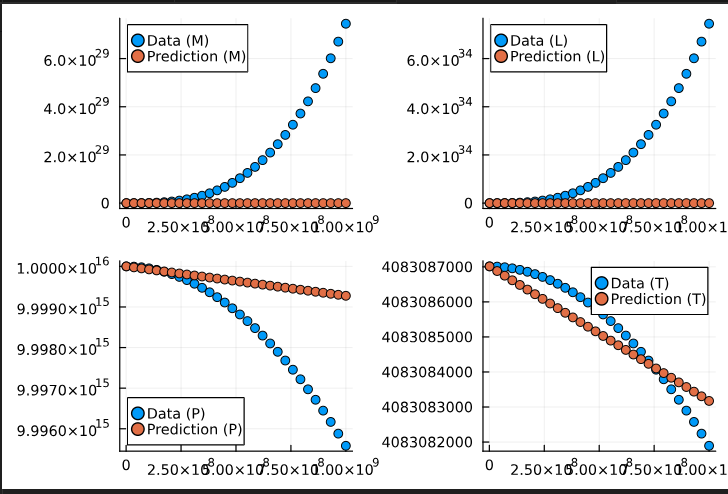

The Julia source for this figure:
using ComponentArrays, Lux, DiffEqFlux, OrdinaryDiffEq, Optimization, OptimizationOptimJL,
    OptimizationOptimisers, Random, Plots

# Defining and plotting the ODE

# Constants
G = 6.674e-11      # Gravitational constant (m³ kg⁻¹ s⁻²)
c = 3.0e8          # Speed of light (m/s)
a = 7.56e-16       # Radiation constant (J m⁻³ K⁻⁴)
pi = 3.1416

# Polytropic equation parameters
n = 3  # Polytropic index (n = 3 for a Sun-like star)
K = 1.0e13  # Polytropic constant (varies by star type)

# Opacity (assuming as constant)
kappa = 0.2  # Opacity (m²/kg)

# Function to get density from pressure using polytropic equation of state
function density(P)
    return (P / K)^(n / (n + 1))  # rho = (P/K)^(n/(n+1))
end

# Function to estimate temperature from pressure (ideal gas approximation)
function compute_temperature(P, rho)
    μ = 0.6  # Mean molecular weight (for Sun-like star)
    k_B = 1.38e-23  # Boltzmann constant (J/K)
    m_H = 1.67e-27  # Proton mass (kg)
    return (P * μ * m_H) / (rho * k_B)  # T = P / (ρ R), with R = k_B / (μ m_H)
end

# Initial conditions (at center r=0)
P_c = 1.0e16  # Initial pressure
rho_c = density(P_c)  # Computing initial density
T_c = compute_temperature(P_c, rho_c)  # Computing initial temperature
M0 = 0.0      # Initial Mass
L0 = 1.0e26   # Initial luminosity 

u0 = [M0, L0, P_c, T_c]  # Initial conditions [M, L, P, T]

datasize = 30
r_span = (1e6, 1e9) # Starting from a small nonzero radius else for 0, solver step crashes
r_steps = range(r_span[1], r_span[2]; length = datasize)  # Discretization

# Define the true stellar structure ODE function to generate training data
function trueODEfunc(du, u, p, r)
    M, L, P, T = u  
    rho = density(P)  
    
    # Mass Continuity Equation
    du[1] = 4 * pi * r^2 * rho  # dM/dr

    # Energy Generation Equation (assuming epsilon as a constant)
    epsilon = 1.0e5  # J/kg/s
    du[2] = 4 * pi * r^2 * rho * epsilon  # dL/dr

    # Hydrostatic Equilibrium Equation
    du[3] = - (G * M * rho) / r^2  # dP/dr

    #  Energy Transport (Radiative Transfer Equation)
    du[4] = - (3 * kappa * rho * L) / (16 * pi * a * c * r^2 * T^3)  # dT/dr
end

prob_trueode = ODEProblem(trueODEfunc, u0, r_span)

ode_data = Array(solve(prob_trueode, Rosenbrock23(), reltol=1e-4, abstol=1e-4, saveat=r_steps))


p1 = plot(ode_data[1, :], title="Mass vs Steps", label="M", xlabel="Steps", ylabel="Mass")
p2 = plot(ode_data[2, :], title="Luminosity vs Steps", label="L", xlabel="Steps", ylabel="Luminosity")
p3 = plot(ode_data[3, :], title="Pressure vs Steps", label="P", xlabel="Steps", ylabel="Pressure")
p4 = plot(ode_data[4, :], title="Temperature vs Steps", label="T", xlabel="Steps", ylabel="Temperature")

plot(p1, p2, p3, p4, layout=(2, 2), size=(1200, 800))

# Define New Neural ODE model
rng = Random.default_rng()
dudt2 = Lux.Chain(Lux.Dense(4, 50, tanh), Lux.Dense(50, 4)) # 4 i/p, o/p since 4 variables M, L, P, T
# dudt2 = Lux.Chain(Lux.Dense(4, 50, swish), Lux.Dense(50, 50, swish), Lux.Dense(50, 4))

p, st = Lux.setup(rng, dudt2)
prob_neuralode = NeuralODE(dudt2, r_span, Rosenbrock23(); saveat = r_steps)

# Define Prediction function
function predict_neuralode(p)
    Array(prob_neuralode(u0, p, st)[1])
end

# # Define loss function
# function loss_neuralode(p)
#     pred = predict_neuralode(p)
#     pred_norm = (pred .- data_mean) ./ data_std  # Normalize predictions
#     loss = sum(abs2, ode_data_norm .- pred_norm) / length(ode_data)
#     return loss, pred
# end

function loss_neuralode(p)
    pred = predict_neuralode(p)

    # Avoid division by zero by adding a small epsilon
    epsilon = 1e-8
    norm_factors = [maximum(abs, ode_data[i, :]) + epsilon for i in 1:4]

    # Compute relative loss
    loss = sum(sum(abs2, (ode_data[i, :] .- pred[i, :]) ./ norm_factors[i]) for i in 1:4) / length(r_steps)

    return loss, pred
end

using Zygote
using LinearAlgebra 
# Callback for training visualization
callback = function (p, l, pred; doplot=true)
    grad = Zygote.gradient(x -> loss_neuralode(x)[1], p)[1]  # Compute gradient
    grad_norm = norm(grad)  # Compute norm of gradient
    println("Loss: ", l, " | Grad Norm: ", grad_norm)
    if doplot
        plt1 = scatter(r_steps, ode_data[1, :]; label="Data (M)")
        scatter!(plt1, r_steps, pred[1, :]; label="Prediction (M)")
        plt2 = scatter(r_steps, ode_data[2, :]; label="Data (L)")
        scatter!(plt2, r_steps, pred[2, :]; label="Prediction (L)")
        plt3 = scatter(r_steps, ode_data[3, :]; label="Data (P)")
        scatter!(plt3, r_steps, pred[3, :]; label="Prediction (P)")
        plt4 = scatter(r_steps, ode_data[4, :]; label="Data (T)")
        scatter!(plt4, r_steps, pred[4, :]; label="Prediction (T)")
        display(plot(plt1, plt2, plt3, plt4, layout=(2,2)))
    end
    return false
end

pinit = ComponentArray(p)
callback(pinit, loss_neuralode(pinit)...; doplot = true)

# Optimization setup
adtype = Optimization.AutoZygote()
optf = Optimization.OptimizationFunction((x, p) -> loss_neuralode(x), adtype)
optprob = Optimization.OptimizationProblem(optf, pinit)

result_neuralode = Optimization.solve(optprob, OptimizationOptimisers.Adam(0.05); callback = callback, maxiters = 300)


optprob2 = remake(optprob; u0 = result_neuralode.u)
result_neuralode2 = Optimization.solve(optprob2, Optim.BFGS(; initial_stepnorm = 0.01); callback, allow_f_increases = false)

callback(result_neuralode2.u, loss_neuralode(result_neuralode2.u)...; doplot = true)
